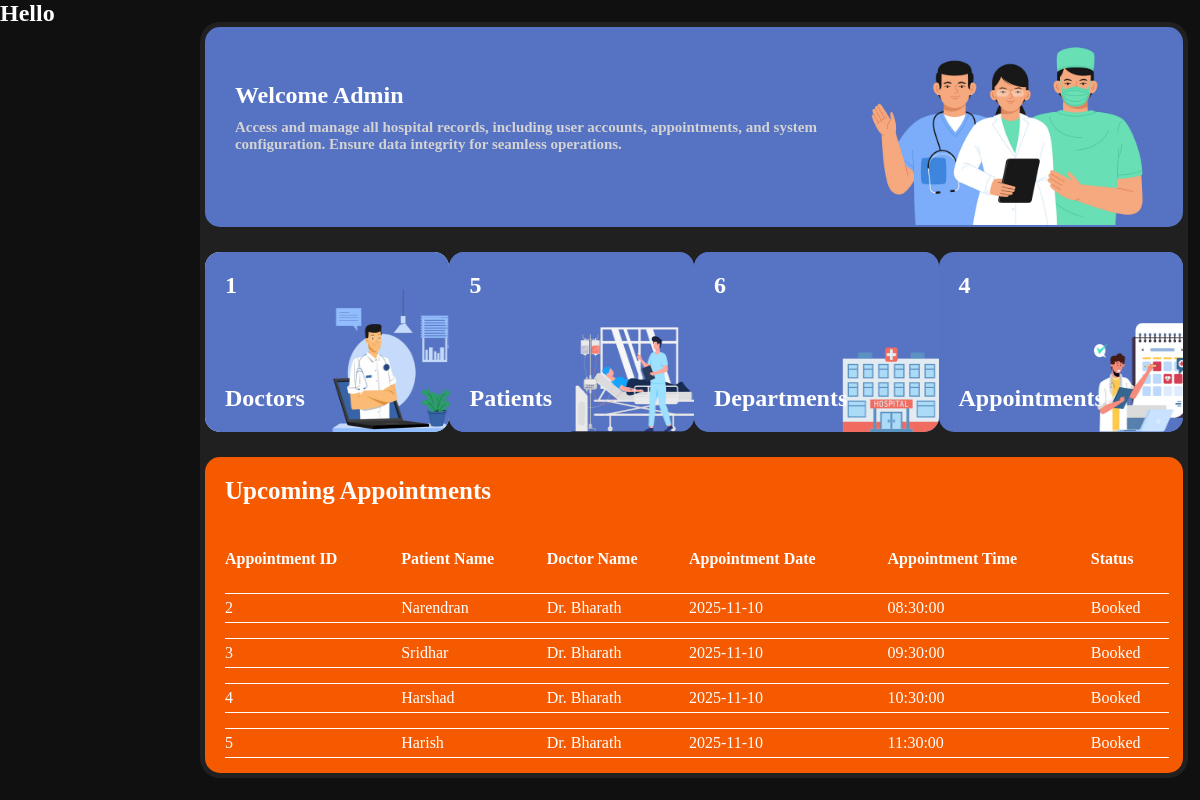
Before: / with the older database file.
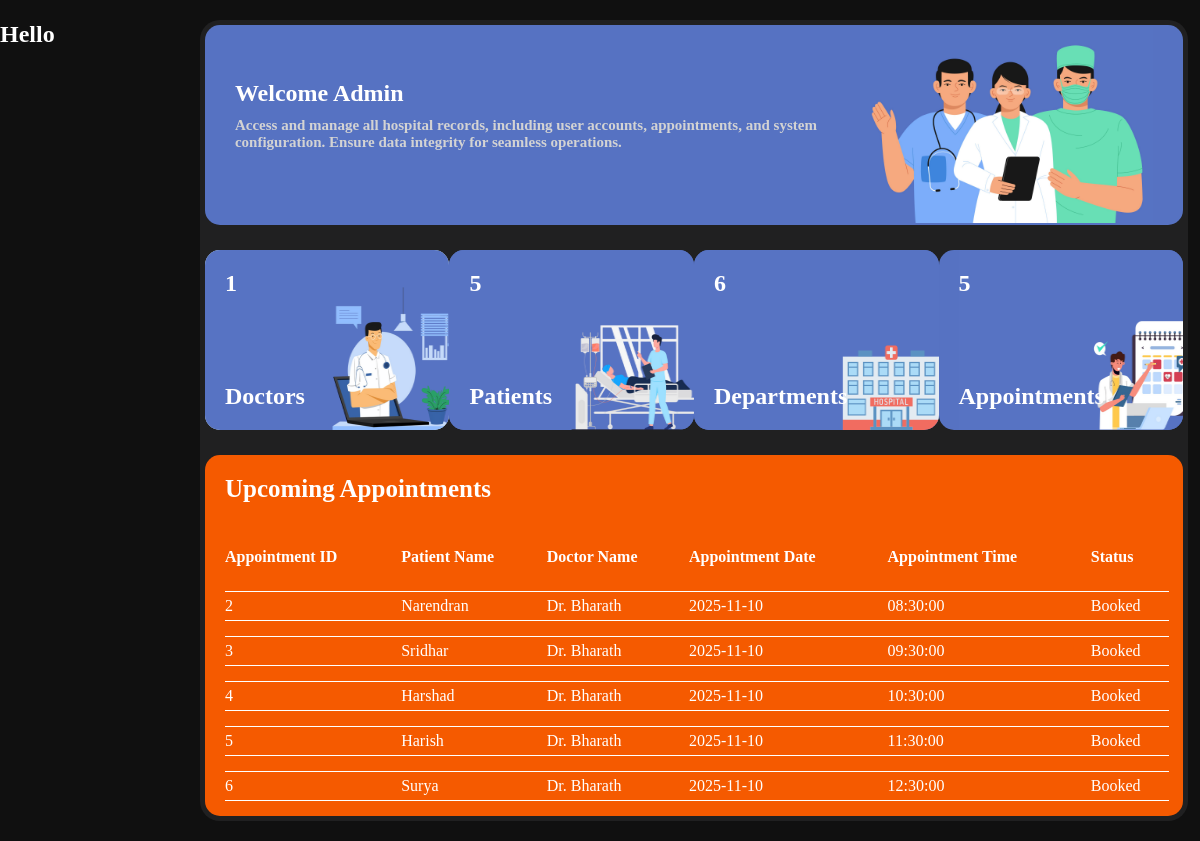
After: the same page with the newer database file.
### tables this page shows
CREATE TABLE APPOINTMENTS(
    APPOINTMENT_ID INTEGER PRIMARY KEY AUTOINCREMENT,
    PATIENT_ID INTEGER,
    PATIENT_NAME TEXT,
    DOC_ID INTEGER,
    DOC_NAME TEXT,
    APPOINTMENT_DATE DATE,
    APPOINTMENT_TIME TIME,
    STATUS TEXT,
    FOREIGN KEY (PATIENT_ID) REFERENCES PATIENTS (PATIENT_ID),
    FOREIGN KEY (DOC_ID) REFERENCES DOCTORS (DOC_ID)
);

### app.py (the view)
@app.route('/')
def home():
    doctor,user,dept,pat,app=count()
    tab=tabledata()
    return render_template("admin/dashboard.html",doctor=doctor,user=user,dept=dept,pat=pat,app=app,tab=tab)

### app.py (called while the page is built)
def count():
    con=sqlite3.connect(database)
    cur=con.cursor()
    cur.execute('SELECT COUNT(*)FROM DOCTORS')
    doccount=cur.fetchone()[0]
    cur.execute('SELECT COUNT(*)FROM USERS')
    usercount=cur.fetchone()[0]
    cur.execute('SELECT COUNT(*)FROM DEPARTMENT')
    deptcount=cur.fetchone()[0]
    cur.execute('SELECT COUNT(*)FROM PATIENTS')
    patcount=cur.fetchone()[0]
    cur.execute("SELECT COUNT(*)FROM APPOINTMENTS WHERE STATUS='Booked'")
    appcount=cur.fetchone()[0]
    con.close()
    return doccount, usercount, deptcount, patcount,appcount

def tabledata():
    con=sqlite3.connect(database)
    cur=con.cursor()
    cur.execute("SELECT APPOINTMENT_ID,PATIENT_NAME,DOC_NAME,APPOINTMENT_DATE,APPOINTMENT_TIME FROM APPOINTMENTS WHERE STATUS='Booked'")
    tab=cur.fetchall()
    con.close()
    return tab

### Templates/admin/dashboard.html (shortened to what this page needs)
<!DOCTYPE html>
<html lang="en">
<head>
    <link rel="stylesheet" href="{{ url_for('static', filename='css/admindash.css') }}">
</head>
<body>
    <section class="main">
        <div class="navbar">
            <h1>Hello</h1>
        </div>
        <div class="view">
            <div class="welcome">
                <div class="text">
                    <h1>Welcome Admin</h1>
                    <h2>Access and manage all hospital records, including user accounts, appointments, and system<br>configuration. Ensure data integrity for seamless operations.</h2>
                </div>
                <img src="{{ url_for('static',filename='images/docbg.jpg')}}" alt="">
            </div>
            <div class="boxes">
                <div class="box" style="background-color: #d7f3fe;">
                    <h1>{{doctor}}</h1>
                    <h2>Doctors</h2>
                    <img src="{{ url_for('static',filename='images/doctor.png')}}" alt="">
                </div>
                <div class="box">
                    <h1>{{pat}}</h1>
                    <h2>Patients</h2>
                    <img src="{{ url_for('static',filename='images/patient.png')}}" alt="">
                </div>
                <div class="box">
                    <h1>{{dept}}</h1>
                    <h2>Departments</h2>
                    <img src="{{ url_for('static',filename='images/dept.png')}}" alt="">
                </div>
                <div class="box">
                    <h1>{{app}}</h1>
                    <h2>Appointments</h2>
                    <img src="{{ url_for('static',filename='images/appointment.png')}}" style="padding-left: 20px;" alt="">
                </div>
            </div>
            <div class="appointments">
                <h1>Upcoming Appointments</h1>
                <table>
                    <tr>
                        <th>Appointment ID</th>
                        <th>Patient Name</th>
                        <th>Doctor Name</th>
                        <th>Appointment Date</th>
                        <th>Appointment Time</th>
                        <th>Status</th>
                    </tr>
                    {% for i in tab%}
                    <tr>
                        <td>{{i[0]}}</td>
                        <td>{{i[1]}}</td>
                        <td>{{i[2]}}</td>
                        <td>{{i[3]}}</td>
                        <td>{{i[4]}}</td>
                        <td>Booked</td>
                    </tr>
                    {% endfor %}
                </table>
            </div>
        </div>
    </section>
</body>
</html>

### Static/css/admindash.css (style rules this page uses)
* { margin: 0; padding: 0; }
.main { width: 100%; min-height: 100vh; background-color: #101010; display: flex; align-items: center; }
.navbar { width: 200px; height: 100vh; background-color: #101010; position: fixed; }
.navbar h1 { color: white; }
.view { width: calc(99% - 200px); margin-top: 20px; margin-bottom: 20px; background-color: #202021; border-radius: 20px; margin-left: 200px; overflow-y: scroll; overflow-x: hidden; scrollbar-width: none; display: flex; align-items: center; flex-direction: column; }
.welcome { width: 99%; margin-top: 5px; height: 200px; overflow: hidden; background-color: #5672c2; border-radius: 15px; display: flex; justify-content: space-between; align-items: center; }
.text { width: 700px; }
.welcome img { width: 30%; padding-right:30px ; }
.welcome h1 { color: white; font-family: 'sfprob'; padding-left: 30px; }
.welcome h2 { font-family: 'sfpror'; color: rgb(211, 211, 211); font-size: 15px; padding-top: 10px; padding-left: 30px; }
.boxes { width: 99%; display: flex; justify-content: space-between; margin-top: 25px; }
.boxes h1,h2 { color: white; font-family: 'sfpror'; padding: 20px; z-index: 99999; }
.box { width: 265px; height: 180px; background-color: #f55a00; background-color: #5672c2; border-radius: 15px; display: flex; flex-direction: column; justify-content: space-between; overflow: hidden; position: relative; }
.box img { position: absolute; width: 100%; height: 100%; }
.appointments { width: 99%; min-height: 300px; background-color: #f55a00; margin-top: 25px; border-radius: 15px; margin-bottom: 5px; }
.appointments h1 { color: white; font-family: 'sfprob'; font-size: 25px; padding-left: 20px; padding-top: 20px; }
table { width: 96.5%; margin-top: 30px; margin-left: 20px; border-spacing: 0px 15px; }
th,td { color: white; font-family: 'sfpror'; text-align: left; }
th { padding-bottom: 10px; }
td { padding-bottom: 5px; padding-top: 5px; border-top: 1px solid white; border-bottom: 1px solid white; }

Changed rows visible on the page:
added APPOINTMENTS: APPOINTMENT_ID "6", PATIENT_NAME "Surya", DOC_NAME "Dr. Bharath", APPOINTMENT_DATE "2025-11-10", APPOINTMENT_TIME "12:30:00"
Other visible differences:
{{ app }}: "4" → "5"
